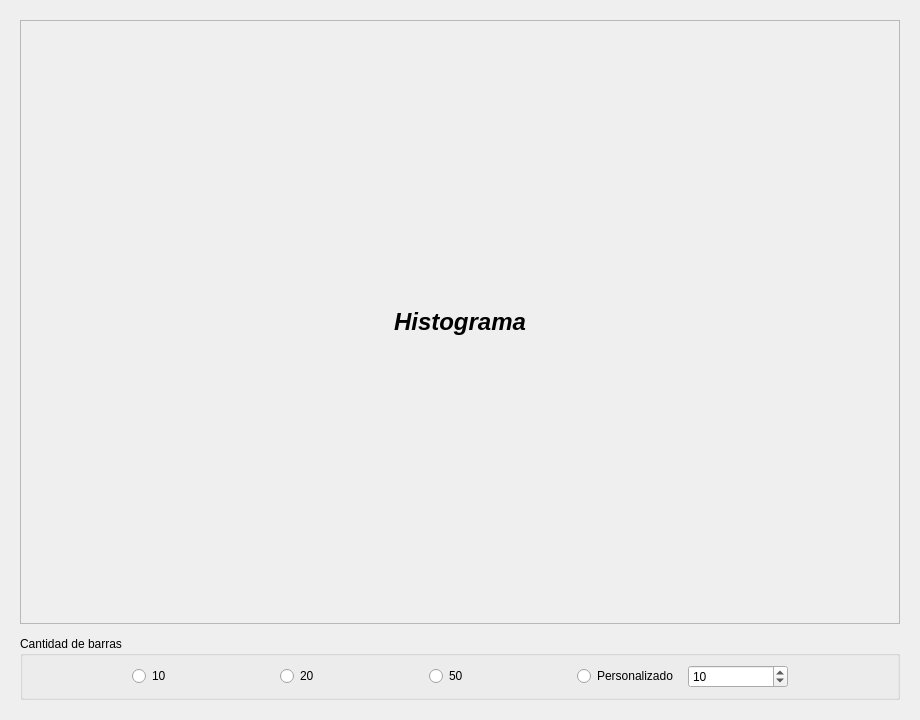
<?xml version="1.0" encoding="UTF-8"?>
<ui version="4.0">
 <class>Histograma</class>
 <widget class="QMainWindow" name="Histograma">
  <property name="geometry">
   <rect>
    <x>0</x>
    <y>0</y>
    <width>920</width>
    <height>720</height>
   </rect>
  </property>
  <property name="windowTitle">
   <string>Histograma de la imagen</string>
  </property>
  <widget class="QWidget" name="centralwidget">
   <layout class="QVBoxLayout" name="verticalLayout_3">
    <property name="spacing">
     <number>12</number>
    </property>
    <property name="leftMargin">
     <number>20</number>
    </property>
    <property name="topMargin">
     <number>20</number>
    </property>
    <property name="rightMargin">
     <number>20</number>
    </property>
    <property name="bottomMargin">
     <number>20</number>
    </property>
    <item>
     <widget class="QFrame" name="frame">
      <property name="minimumSize">
       <size>
        <width>500</width>
        <height>500</height>
       </size>
      </property>
      <property name="frameShape">
       <enum>QFrame::StyledPanel</enum>
      </property>
      <property name="frameShadow">
       <enum>QFrame::Raised</enum>
      </property>
      <layout class="QVBoxLayout" name="verticalLayout_2" stretch="0,2">
       <item>
        <widget class="QLabel" name="label">
         <property name="font">
          <font>
           <pointsize>18</pointsize>
           <italic>true</italic>
           <bold>true</bold>
          </font>
         </property>
         <property name="text">
          <string>Histograma</string>
         </property>
         <property name="alignment">
          <set>Qt::AlignCenter</set>
         </property>
        </widget>
       </item>
       <item>
        <layout class="QVBoxLayout" name="grafico_histograma"/>
       </item>
      </layout>
     </widget>
    </item>
    <item>
     <widget class="QGroupBox" name="gbox_barras">
      <property name="title">
       <string>Cantidad de barras</string>
      </property>
      <layout class="QHBoxLayout" name="horizontalLayout">
       <property name="spacing">
        <number>10</number>
       </property>
       <item>
        <spacer name="horizontalSpacer_4">
         <property name="orientation">
          <enum>Qt::Horizontal</enum>
         </property>
         <property name="sizeHint" stdset="0">
          <size>
           <width>40</width>
           <height>20</height>
          </size>
         </property>
        </spacer>
       </item>
       <item>
        <widget class="QRadioButton" name="rdb_10">
         <property name="text">
          <string>10</string>
         </property>
        </widget>
       </item>
       <item>
        <spacer name="horizontalSpacer">
         <property name="orientation">
          <enum>Qt::Horizontal</enum>
         </property>
         <property name="sizeHint" stdset="0">
          <size>
           <width>40</width>
           <height>20</height>
          </size>
         </property>
        </spacer>
       </item>
       <item>
        <widget class="QRadioButton" name="rdb_20">
         <property name="text">
          <string>20</string>
         </property>
        </widget>
       </item>
       <item>
        <spacer name="horizontalSpacer_2">
         <property name="orientation">
          <enum>Qt::Horizontal</enum>
         </property>
         <property name="sizeHint" stdset="0">
          <size>
           <width>40</width>
           <height>20</height>
          </size>
         </property>
        </spacer>
       </item>
       <item>
        <widget class="QRadioButton" name="rdb_50">
         <property name="text">
          <string>50</string>
         </property>
        </widget>
       </item>
       <item>
        <spacer name="horizontalSpacer_3">
         <property name="orientation">
          <enum>Qt::Horizontal</enum>
         </property>
         <property name="sizeHint" stdset="0">
          <size>
           <width>40</width>
           <height>20</height>
          </size>
         </property>
        </spacer>
       </item>
       <item>
        <widget class="QRadioButton" name="rdb_personalizado">
         <property name="text">
          <string>Personalizado</string>
         </property>
        </widget>
       </item>
       <item>
        <widget class="QSpinBox" name="edt_personalizado">
         <property name="minimumSize">
          <size>
           <width>100</width>
           <height>0</height>
          </size>
         </property>
         <property name="minimum">
          <number>1</number>
         </property>
         <property name="maximum">
          <number>100</number>
         </property>
         <property name="value">
          <number>10</number>
         </property>
        </widget>
       </item>
       <item>
        <spacer name="horizontalSpacer_5">
         <property name="orientation">
          <enum>Qt::Horizontal</enum>
         </property>
         <property name="sizeHint" stdset="0">
          <size>
           <width>40</width>
           <height>20</height>
          </size>
         </property>
        </spacer>
       </item>
      </layout>
     </widget>
    </item>
   </layout>
  </widget>
 </widget>
 <resources/>
 <connections/>
</ui>
